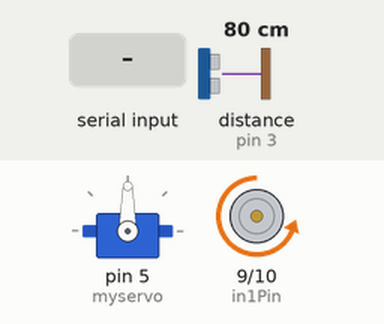
A sketch run on a simulated Arduino Uno, built with avr-gcc and run on an emulated ATmega328P. On the bench: servo, motor-driver pin pairs drawn as motors (green arrow = first pin HIGH = forward, orange = second pin HIGH = backward, longer = more drive, scaled by the enable pin). Wiring (inferred from the names in the program): ultrasonic range finder: trigger pin 2; echo pin 3. The inputs (shaded band) are chosen by the test bench; at power-on: distance to the obstacle (sensor on pin 3) 80 cm. The echo pulse lasts 58.3 µs per cm.

Above: at 1.2 s.
1.3 s: distance to the obstacle (sensor on pin 3) set to 13 cm
2.8 s: distance to the obstacle (sensor on pin 3) set to 10 cm
At 3.9 s:
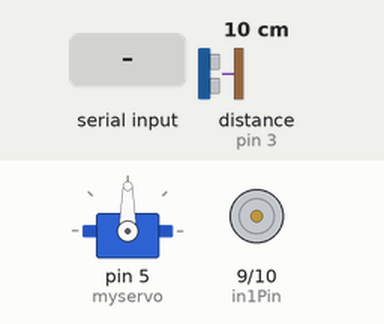
4.3 s: "R" received over Serial
At 5.1 s:
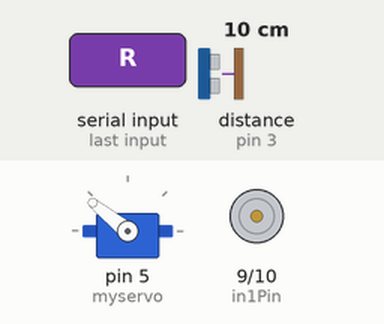
5.8 s: "G" received over Serial
At 6.8 s:
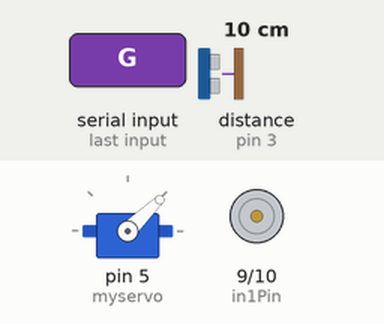
7.3 s: distance to the obstacle (sensor on pin 3) set to 18 cm
At 8.5 s:
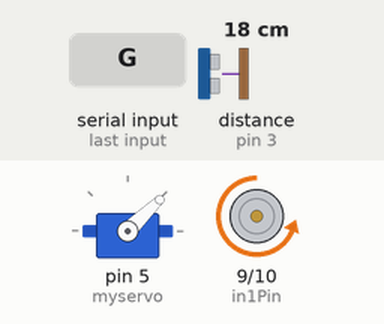
8.8 s: "R" received over Serial
At 9.5 s:
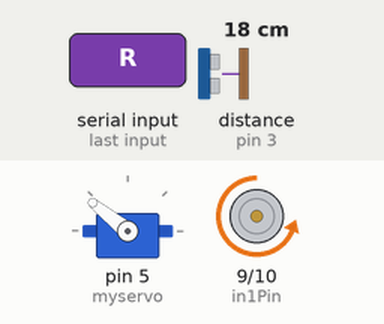
Timing chart, 0 to 11.3 s (numbered marks = the images above; inputs shaded):
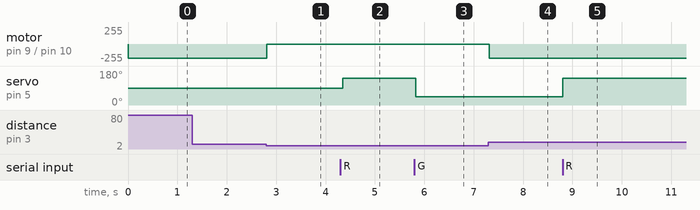

Measured:
- the behaviour switches between 12 and 11 cm on distance to the obstacle (sensor on pin 3) (found by bisection; images 0 and 1)
- after the input at 1.3 s, every drawn part: stays the same
- after the input at 2.8 s, motor on pin 9 (in1Pin) / pin 10 (in2Pin): backward 210/255 → stopped at once
- after the input at 4.3 s, servo on pin 5 (myservo): 90° → 141° after 0.05 s
- after the input at 5.8 s, servo on pin 5 (myservo): 141° → 44° at once
- after the input at 7.3 s, motor on pin 9 (in1Pin) / pin 10 (in2Pin): stopped → backward 210/255 at once
- after the input at 8.8 s, servo on pin 5 (myservo): 44° → 141° at once

The sketch:

ConveyBelt_control_and_ColorSelection.ino
```cpp
/*
***************************Code Description********************************************
This code is used to move the robotic arm clockwise ,anti clockwise and neutral position.
The micro controller receives the information from the camera through the computer vision
algorithm to manipulate the arm based on the color detected.

************************* Instructions **************************************************
1. Choose the type of board and connect the   IDE port to the microcontroller board
2. Compile and upload the code into the microcontroller
3. Connect the L298N motor driver ,ultra Sonic sensor and servo motor to the  pins below
*/
#include <Servo.h> //servo motor library

//Intialization of the servo object
Servo myservo;

const int trigPin = 2;  // Trig pin of ultrasonic sensor
const int echoPin = 3;  // Echo pin of ultrasonic sensor

long duration;
int distance;

// Motor control pins
int in1Pin = 9;
int in2Pin = 10;
int enablePin = 11; // Connect to the ENA pin on the L298N

void setup() {
   // Set motor control pins as OUTPUT
  pinMode(in2Pin, OUTPUT);
  pinMode(in1Pin, OUTPUT);
  pinMode(enablePin, OUTPUT);

  Serial.begin(9600);//serial communication baud rate
  myservo.attach(5);  // Attach the servo to pin 5

  // Setting ultra sonic pins as OUTPUT and INPUT
  pinMode(trigPin, OUTPUT);
  pinMode(echoPin, INPUT);
}

void loop() {
  //this part of the code enables the ultra sonic to detect objects on the convey belt
  digitalWrite(trigPin, LOW);
  delayMicroseconds(2);
  digitalWrite(trigPin, HIGH);
  delayMicroseconds(10);
  digitalWrite(trigPin, LOW);

  duration = pulseIn(echoPin, HIGH);
  distance = duration * 0.034 / 2;
  ///Serial.print("Distance: ");
  //Serial.print(distance);
  //Serial.println(" cm");

if (distance > 10 && distance < 80) {
  // If an object is detected above 10cm the convey continues moving

    digitalWrite(in2Pin, HIGH);
    digitalWrite(in1Pin, LOW);
    analogWrite(enablePin, 210);
    delay(50);

} else {
  // If an object is detected within 10 cm
  // This part switches off the convey  belt motor
   digitalWrite(in2Pin, HIGH);
    digitalWrite(in1Pin, LOW);
    analogWrite(enablePin, 0);
    delay(50);
}
  if (Serial.available() > 0) {
      char receivedData = Serial.read();// gets the information from the serial communication port ,receiving data from a python algorithm
      if (receivedData == 'R') {
         myservo.writeMicroseconds(2000); // Set servo angle for red

      } else if (receivedData == 'G') {
         myservo.writeMicroseconds(1000);  // Set servo angle for green

      } else if (receivedData == 'B') {
         myservo.writeMicroseconds(1500);  // Set servo angle for blue

      }
  }


}
```
